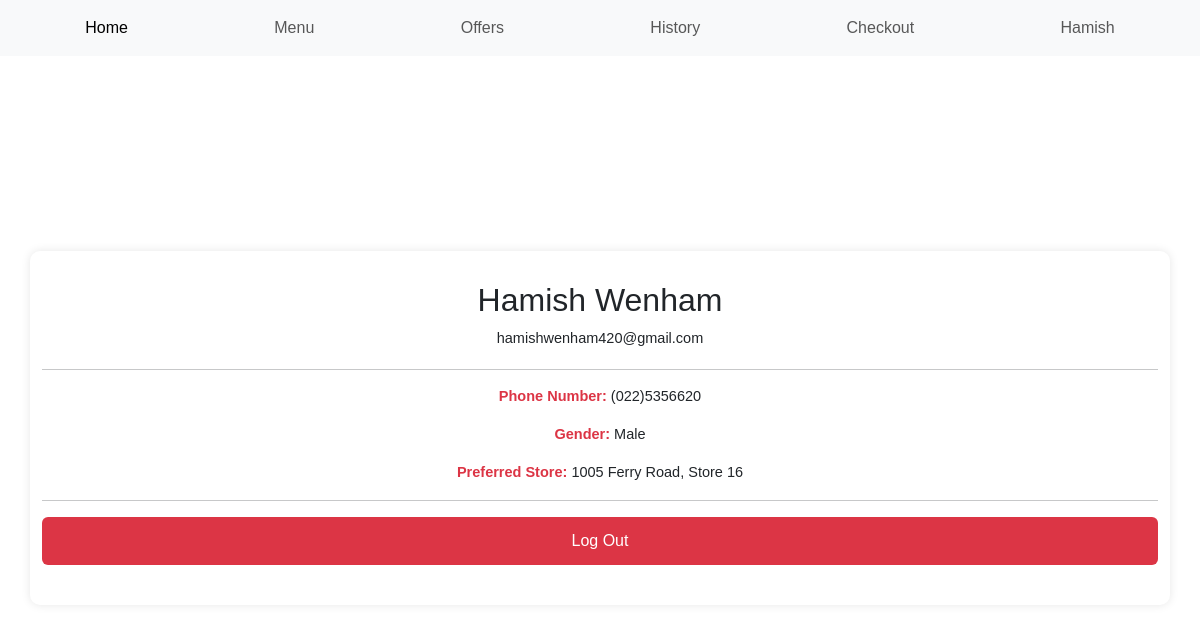
/account (signed in), run on the app's committed database.
### tables this page shows
CREATE TABLE `CUSTOMER` (
  `ID` INTEGER PRIMARY KEY AUTOINCREMENT,
  `firstname` TEXT,
  `lastname` TEXT,
  `ph_number` TEXT,
  `pref_store` INT,
  `gender` INT,
  `password` TEXT,
  `email` VARCHAR(319),
  FOREIGN KEY (`gender`) REFERENCES `GENDER`(`ID`),
  FOREIGN KEY (`pref_store`) REFERENCES `STORES`(`ID`)
);

CREATE TABLE `GENDER` (
  `ID` INTEGER PRIMARY KEY AUTOINCREMENT,
  `name` TEXT
);

CREATE TABLE `STORES` (
  `ID` INTEGER PRIMARY KEY AUTOINCREMENT,
  `name` TEXT
);

### SUBVAY (ASSESSMENT)/app.py (the view)
@app.route('/account')
def account_details():
    if 'user' not in session:
        return redirect('/signin')
    email = session['user']
    query = """
        SELECT CUSTOMER.ID, CUSTOMER.firstname, CUSTOMER.lastname, CUSTOMER.ph_number,
               CUSTOMER.email, STORES.name, GENDER.name
        FROM CUSTOMER
        LEFT JOIN STORES ON CUSTOMER.pref_store = STORES.ID
        LEFT JOIN GENDER ON CUSTOMER.gender = GENDER.ID
        WHERE CUSTOMER.email = ?
    """
    customer_info = query_db(query, (email,), one=True)
    return render_template("account.html", customer=customer_info)

### SUBVAY (ASSESSMENT)/app.py (called while the page is built)
def get_db():
    db = getattr(g, '_database', None)
    if db is None:
        db = g._database = sqlite3.connect(DATABASE)
    return db

@app.teardown_appcontext
def close_connection(exception):
    db = getattr(g, '_database', None)
    if db is not None:
        db.close()

def query_db(query, args=(), one=False):
    cur = get_db().execute(query, args)
    rv = cur.fetchall()
    cur.close()
    return (rv[0] if rv else None) if one else rv

@app.context_processor
def inject_user_name():
    email = session.get('user')
    if email:
        query = "SELECT firstname FROM CUSTOMER WHERE email = ?"
        db = sqlite3.connect(DATABASE)
        cursor = db.cursor()
        cursor.execute(query, (email,))
        result = cursor.fetchone()
        db.close()
        if result:
            return dict(user_name=result[0])
    return dict(user_name=None)

### SUBVAY (ASSESSMENT)/templates/account.html
{% extends "layout.html" %}
{% block content %}
<div class="login-page-wrapper">
    <div class="container form-box active" id="account-box">
        <h2>{{ customer[1] }} {{ customer[2] }}</h2>
        <p style="text-align: center; margin-bottom: 20px;">{{ customer[4] }}</p>
        <hr>
        <p><strong style="color: #dc3545;">Phone Number:</strong> {{ customer[3] }}</p>
        <p><strong style="color: #dc3545;">Gender:</strong> {{ customer[6] }}</p>
        <p><strong style="color: #dc3545;">Preferred Store:</strong> {{ customer[5] }}</p>
        <hr>
        <form action="{{ url_for('logout') }}" method="GET">
            <button type="submit" style="background: #dc3545;">Log Out</button>
        </form>
    </div>
</div>
{% endblock %}

### SUBVAY (ASSESSMENT)/templates/layout.html (shortened to what this page needs)
<!DOCTYPE html>
<html lang="en">
<head>
    <link rel="stylesheet" href="{{ url_for('static', filename='styles.css') }}">
    <link href="https://cdn.jsdelivr.net/npm/bootstrap@5.3.8/dist/css/bootstrap.min.css" rel="stylesheet">
</head>
<body>
{% block nav %}
<nav class="navbar bg-body-tertiary">
    <div class="container-fluid">
        <ul class="navbar-nav d-flex flex-row justify-content-around mb-0 w-100">
            <li class="nav-item">
                <a class="nav-link active" aria-current="page" href="/">Home</a>
            </li>
            <li class="nav-item">
                <a class="nav-link" href="/menu">Menu</a>
            </li>
            <li class="nav-item">
                <a class="nav-link" href="{{ url_for('offers') }}">Offers</a>
            </li>
            <li class="nav-item">
                <a class="nav-link" href="{{ url_for('history') }}">History</a>
            </li>
            <li class="nav-item">
                <a class="nav-link" href="{{ url_for('checkout') }}">Checkout</a>
            </li>
            {% if session.user and user_name %}
            <li class="nav-item">
                <a class="nav-link" href="{{ url_for('account_details') }}">{{ user_name }}</a>
            </li>
            {% else %}
            <li class="nav-item">
                <a class="nav-link" href="/signin">Sign In</a>
            </li>
            {% endif %}
        </ul>
    </div>
</nav>
{% endblock %}
{% block content %}
{% endblock %}
</body>
</html>

### SUBVAY (ASSESSMENT)/Static/styles.css (style rules this page uses)
* { margin: 0; padding: 0; box-sizing: border-box; font-family: "Poppins", sans-serif; }
body { min-height: 100vh; background-color: #c9d6ff; background-image: url("background (2).png"); background-repeat: no-repeat; background-position: center; background-size: cover; background-attachment: fixed; color: #333; }
.login-page-wrapper { display: flex; justify-content: center; align-items: center; min-height: calc(100vh - 56px); width: 100%; }
.container { width: 100%; margin: 0 15px; display: flex; justify-content: center; }
.form-box { width: 100%; max-width: 450px; padding: 30px; background: #fff; border-radius: 10px; box-shadow: 0 0 10px rgba(0, 0, 0, 0.1); display: none; }
.form-box.active { display: block; }
h2 { font-size: 34px; text-align: center; margin-bottom: 10px; }
.form-box button { display: block; width: 100%; padding: 12px; background: #7494ec; border-radius: 6px; border: none; cursor: pointer; font-size: 16px; color: #fff; font-weight: 500; margin-bottom: 10px !important; transition: 0.5s; }
p { font-size: 14.5px; text-align: center; margin-bottom: 10px; }

### data on the page
CUSTOMER: firstname "Hamish", lastname "Wenham", email "hamishwenham420@gmail.com", ph_number "(022)5356620"
GENDER: name "Male"
STORES: name "1005 Ferry Road, Store 16"
